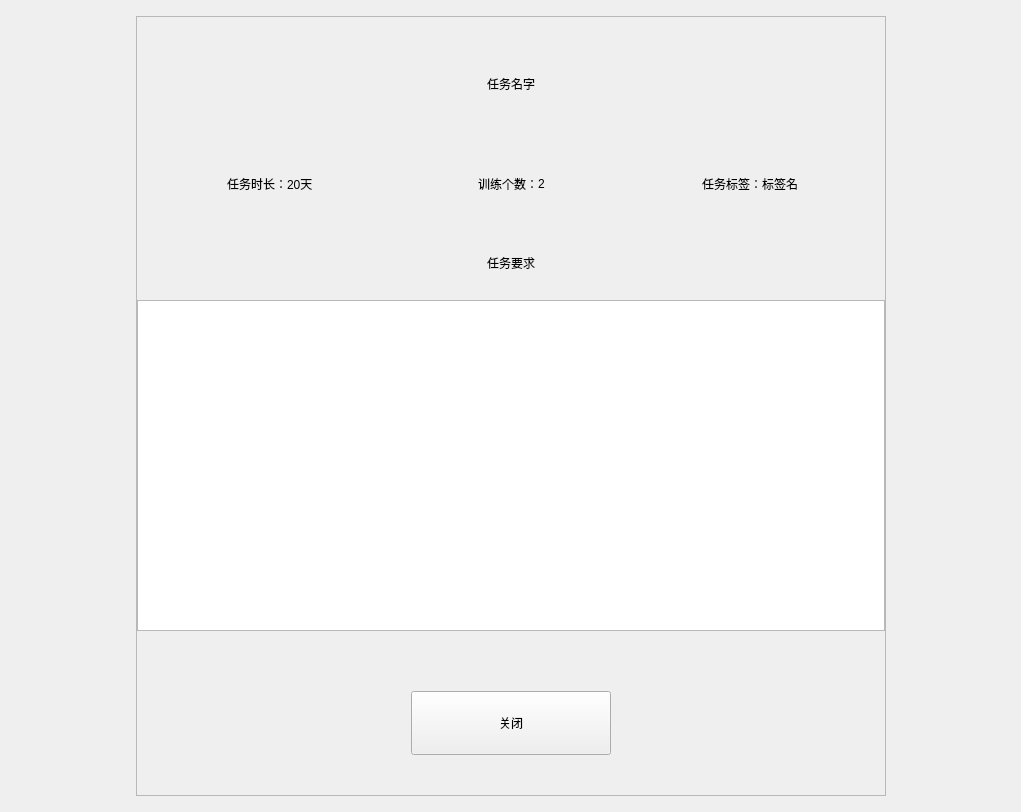
<?xml version="1.0" encoding="UTF-8"?>
<ui version="4.0">
 <class>SYTrainTaskDescWindow</class>
 <widget class="QWidget" name="SYTrainTaskDescWindow">
  <property name="geometry">
   <rect>
    <x>0</x>
    <y>0</y>
    <width>1021</width>
    <height>812</height>
   </rect>
  </property>
  <property name="windowTitle">
   <string>SimLaparo</string>
  </property>
  <layout class="QVBoxLayout" name="verticalLayout_2">
   <item>
    <spacer name="verticalSpacer_4">
     <property name="orientation">
      <enum>Qt::Vertical</enum>
     </property>
     <property name="sizeHint" stdset="0">
      <size>
       <width>20</width>
       <height>87</height>
      </size>
     </property>
    </spacer>
   </item>
   <item>
    <layout class="QHBoxLayout" name="horizontalLayout_2">
     <item>
      <spacer name="horizontalSpacer_4">
       <property name="orientation">
        <enum>Qt::Horizontal</enum>
       </property>
       <property name="sizeHint" stdset="0">
        <size>
         <width>40</width>
         <height>20</height>
        </size>
       </property>
      </spacer>
     </item>
     <item>
      <widget class="QFrame" name="frame">
       <property name="minimumSize">
        <size>
         <width>750</width>
         <height>780</height>
        </size>
       </property>
       <property name="maximumSize">
        <size>
         <width>750</width>
         <height>780</height>
        </size>
       </property>
       <property name="frameShape">
        <enum>QFrame::StyledPanel</enum>
       </property>
       <property name="frameShadow">
        <enum>QFrame::Raised</enum>
       </property>
       <layout class="QVBoxLayout" name="verticalLayout" stretch="0,0,0,0,0,0">
        <property name="spacing">
         <number>0</number>
        </property>
        <property name="leftMargin">
         <number>0</number>
        </property>
        <property name="topMargin">
         <number>0</number>
        </property>
        <property name="rightMargin">
         <number>0</number>
        </property>
        <property name="bottomMargin">
         <number>40</number>
        </property>
        <item>
         <spacer name="verticalSpacer_7">
          <property name="orientation">
           <enum>Qt::Vertical</enum>
          </property>
          <property name="sizeType">
           <enum>QSizePolicy::Fixed</enum>
          </property>
          <property name="sizeHint" stdset="0">
           <size>
            <width>20</width>
            <height>52</height>
           </size>
          </property>
         </spacer>
        </item>
        <item>
         <widget class="QLabel" name="lb_name">
          <property name="minimumSize">
           <size>
            <width>0</width>
            <height>30</height>
           </size>
          </property>
          <property name="maximumSize">
           <size>
            <width>16777215</width>
            <height>30</height>
           </size>
          </property>
          <property name="text">
           <string>任务名字</string>
          </property>
          <property name="alignment">
           <set>Qt::AlignCenter</set>
          </property>
         </widget>
        </item>
        <item>
         <spacer name="verticalSpacer">
          <property name="orientation">
           <enum>Qt::Vertical</enum>
          </property>
          <property name="sizeType">
           <enum>QSizePolicy::Fixed</enum>
          </property>
          <property name="sizeHint" stdset="0">
           <size>
            <width>20</width>
            <height>50</height>
           </size>
          </property>
         </spacer>
        </item>
        <item>
         <widget class="QFrame" name="frame_intro">
          <layout class="QHBoxLayout" name="horizontalLayout_3">
           <property name="spacing">
            <number>0</number>
           </property>
           <property name="leftMargin">
            <number>0</number>
           </property>
           <property name="topMargin">
            <number>0</number>
           </property>
           <property name="rightMargin">
            <number>0</number>
           </property>
           <property name="bottomMargin">
            <number>0</number>
           </property>
           <item>
            <widget class="QLabel" name="label_4">
             <property name="minimumSize">
              <size>
               <width>150</width>
               <height>70</height>
              </size>
             </property>
             <property name="maximumSize">
              <size>
               <width>150</width>
               <height>70</height>
              </size>
             </property>
             <property name="text">
              <string>任务时长：</string>
             </property>
             <property name="alignment">
              <set>Qt::AlignRight|Qt::AlignTrailing|Qt::AlignVCenter</set>
             </property>
            </widget>
           </item>
           <item>
            <widget class="QLabel" name="lb_day">
             <property name="minimumSize">
              <size>
               <width>100</width>
               <height>0</height>
              </size>
             </property>
             <property name="maximumSize">
              <size>
               <width>100</width>
               <height>16777215</height>
              </size>
             </property>
             <property name="text">
              <string>20天</string>
             </property>
             <property name="alignment">
              <set>Qt::AlignLeading|Qt::AlignLeft|Qt::AlignVCenter</set>
             </property>
            </widget>
           </item>
           <item>
            <widget class="QLabel" name="lb_seperator0">
             <property name="minimumSize">
              <size>
               <width>1</width>
               <height>0</height>
              </size>
             </property>
             <property name="maximumSize">
              <size>
               <width>1</width>
               <height>16777215</height>
              </size>
             </property>
             <property name="text">
              <string/>
             </property>
             <property name="alignment">
              <set>Qt::AlignCenter</set>
             </property>
            </widget>
           </item>
           <item>
            <widget class="QLabel" name="label_6">
             <property name="minimumSize">
              <size>
               <width>150</width>
               <height>0</height>
              </size>
             </property>
             <property name="maximumSize">
              <size>
               <width>150</width>
               <height>16777215</height>
              </size>
             </property>
             <property name="text">
              <string>训练个数：</string>
             </property>
             <property name="alignment">
              <set>Qt::AlignRight|Qt::AlignTrailing|Qt::AlignVCenter</set>
             </property>
            </widget>
           </item>
           <item>
            <widget class="QLabel" name="lb_num">
             <property name="minimumSize">
              <size>
               <width>100</width>
               <height>0</height>
              </size>
             </property>
             <property name="maximumSize">
              <size>
               <width>100</width>
               <height>16777215</height>
              </size>
             </property>
             <property name="text">
              <string>2</string>
             </property>
             <property name="alignment">
              <set>Qt::AlignLeading|Qt::AlignLeft|Qt::AlignVCenter</set>
             </property>
            </widget>
           </item>
           <item>
            <widget class="QLabel" name="lb_seperator1">
             <property name="minimumSize">
              <size>
               <width>1</width>
               <height>0</height>
              </size>
             </property>
             <property name="maximumSize">
              <size>
               <width>1</width>
               <height>16777215</height>
              </size>
             </property>
             <property name="text">
              <string/>
             </property>
             <property name="alignment">
              <set>Qt::AlignCenter</set>
             </property>
            </widget>
           </item>
           <item>
            <widget class="QLabel" name="label_2">
             <property name="text">
              <string>任务标签：</string>
             </property>
             <property name="alignment">
              <set>Qt::AlignRight|Qt::AlignTrailing|Qt::AlignVCenter</set>
             </property>
            </widget>
           </item>
           <item>
            <widget class="QLabel" name="lb_tag">
             <property name="text">
              <string>标签名</string>
             </property>
             <property name="alignment">
              <set>Qt::AlignLeading|Qt::AlignLeft|Qt::AlignVCenter</set>
             </property>
            </widget>
           </item>
          </layout>
         </widget>
        </item>
        <item>
         <spacer name="verticalSpacer_2">
          <property name="orientation">
           <enum>Qt::Vertical</enum>
          </property>
          <property name="sizeType">
           <enum>QSizePolicy::Fixed</enum>
          </property>
          <property name="sizeHint" stdset="0">
           <size>
            <width>20</width>
            <height>35</height>
           </size>
          </property>
         </spacer>
        </item>
        <item>
         <widget class="QFrame" name="frambottom">
          <layout class="QVBoxLayout" name="verticalLayout_3">
           <property name="spacing">
            <number>0</number>
           </property>
           <property name="leftMargin">
            <number>0</number>
           </property>
           <property name="topMargin">
            <number>0</number>
           </property>
           <property name="rightMargin">
            <number>0</number>
           </property>
           <property name="bottomMargin">
            <number>0</number>
           </property>
           <item>
            <widget class="QLabel" name="lb_requirement">
             <property name="text">
              <string>任务要求</string>
             </property>
             <property name="alignment">
              <set>Qt::AlignCenter</set>
             </property>
            </widget>
           </item>
           <item>
            <spacer name="verticalSpacer_6">
             <property name="orientation">
              <enum>Qt::Vertical</enum>
             </property>
             <property name="sizeType">
              <enum>QSizePolicy::Fixed</enum>
             </property>
             <property name="sizeHint" stdset="0">
              <size>
               <width>20</width>
               <height>28</height>
              </size>
             </property>
            </spacer>
           </item>
           <item>
            <widget class="QTableWidget" name="tblist_trains">
             <property name="focusPolicy">
              <enum>Qt::NoFocus</enum>
             </property>
             <property name="horizontalScrollBarPolicy">
              <enum>Qt::ScrollBarAlwaysOff</enum>
             </property>
             <property name="alternatingRowColors">
              <bool>true</bool>
             </property>
             <property name="selectionMode">
              <enum>QAbstractItemView::SingleSelection</enum>
             </property>
             <property name="selectionBehavior">
              <enum>QAbstractItemView::SelectRows</enum>
             </property>
             <property name="showGrid">
              <bool>false</bool>
             </property>
             <attribute name="horizontalHeaderHighlightSections">
              <bool>false</bool>
             </attribute>
             <attribute name="horizontalHeaderStretchLastSection">
              <bool>true</bool>
             </attribute>
             <attribute name="verticalHeaderVisible">
              <bool>false</bool>
             </attribute>
             <attribute name="verticalHeaderHighlightSections">
              <bool>false</bool>
             </attribute>
            </widget>
           </item>
           <item>
            <spacer name="verticalSpacer_3">
             <property name="orientation">
              <enum>Qt::Vertical</enum>
             </property>
             <property name="sizeType">
              <enum>QSizePolicy::Fixed</enum>
             </property>
             <property name="sizeHint" stdset="0">
              <size>
               <width>20</width>
               <height>60</height>
              </size>
             </property>
            </spacer>
           </item>
           <item>
            <layout class="QHBoxLayout" name="horizontalLayout">
             <item>
              <widget class="QPushButton" name="bt_conform">
               <property name="minimumSize">
                <size>
                 <width>200</width>
                 <height>64</height>
                </size>
               </property>
               <property name="maximumSize">
                <size>
                 <width>200</width>
                 <height>64</height>
                </size>
               </property>
               <property name="text">
                <string>关闭</string>
               </property>
              </widget>
             </item>
            </layout>
           </item>
          </layout>
         </widget>
        </item>
       </layout>
      </widget>
     </item>
     <item>
      <spacer name="horizontalSpacer_3">
       <property name="orientation">
        <enum>Qt::Horizontal</enum>
       </property>
       <property name="sizeHint" stdset="0">
        <size>
         <width>40</width>
         <height>20</height>
        </size>
       </property>
      </spacer>
     </item>
    </layout>
   </item>
   <item>
    <spacer name="verticalSpacer_5">
     <property name="orientation">
      <enum>Qt::Vertical</enum>
     </property>
     <property name="sizeHint" stdset="0">
      <size>
       <width>20</width>
       <height>86</height>
      </size>
     </property>
    </spacer>
   </item>
  </layout>
 </widget>
 <resources/>
 <connections/>
</ui>
